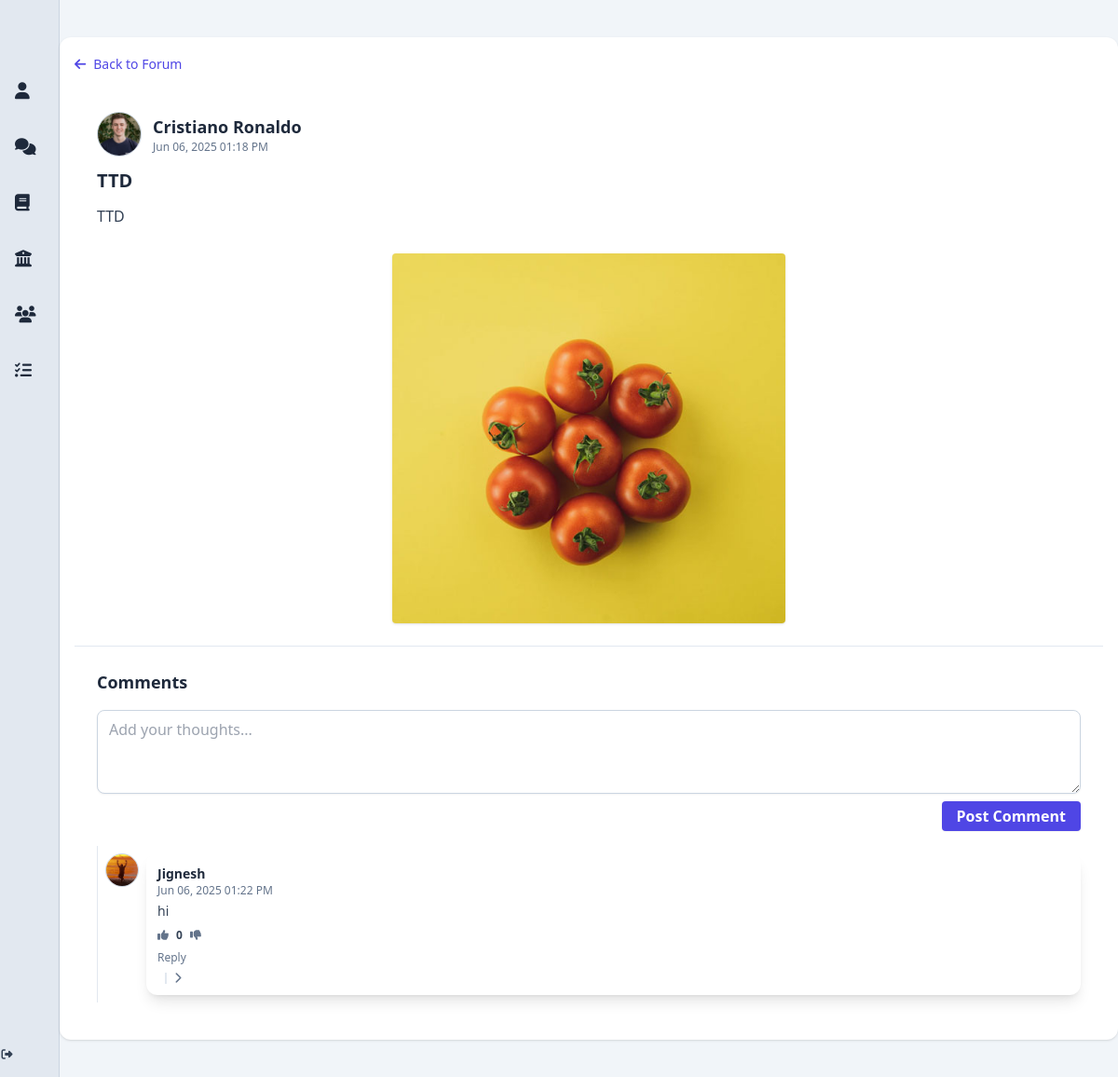
/post/1, run on the app's committed database.
### app/models.py (models this page shows, shortened)
class User(db.Model, UserMixin):
    __tablename__ = 'users'
    id = db.Column(db.Integer, primary_key=True)
    display_name = db.Column(db.String(100))
    student_number = db.Column(db.String(50), unique=True, nullable=False)
    email = db.Column(db.String(120), unique=True, nullable=False)
    password_hash = db.Column(db.String(128), nullable=False)
    bio = db.Column(db.Text)
    job_title = db.Column(db.String(100))
    phone = db.Column(db.String(20))
    university = db.Column(db.String(100))
    faculty = db.Column(db.String(100))
    major = db.Column(db.String(100))
    quote = db.Column(db.Text)
    skills = db.Column(db.Text)
    profile_picture = db.Column(db.String(255))
    cover_picture = db.Column(db.String(255))
    created_at = db.Column(db.DateTime, default=db.func.now())
    committees = db.relationship('Committee', secondary=user_committees, backref='members', lazy='dynamic')
    posts = db.relationship('Post', backref='author', cascade='all, delete-orphan', passive_deletes=True, lazy='dynamic')
    comments = db.relationship('Comment', backref='author', cascade='all, delete-orphan', passive_deletes=True, lazy='dynamic')
    liked_posts = db.relationship('Post', secondary=post_likes, backref=db.backref('likers', lazy='dynamic'))
    @property
    def skills_list(self):
        return [skill.strip() for skill in self.skills.split(',')] if self.skills else []

class Post(db.Model):
    __tablename__ = 'posts'
    id = db.Column(db.Integer, primary_key=True)
    title = db.Column(db.String(200))
    content = db.Column(db.Text, nullable=False)
    image_url = db.Column(db.String(255))
    created_at = db.Column(db.DateTime, default=db.func.now())
    user_id = db.Column(db.Integer, db.ForeignKey('users.id', ondelete='CASCADE', name='fk_posts_user_id'), nullable=False)
    committee_id = db.Column(db.Integer, db.ForeignKey('committees.id', ondelete='SET NULL', name='fk_posts_committee_id'), nullable=True)
    committee = db.relationship('Committee', backref='posts', lazy='joined')
    comments = db.relationship('Comment', backref='post', cascade='all, delete-orphan', passive_deletes=True, lazy='dynamic')

class Comment(db.Model):
    __tablename__ = 'comments'
    id = db.Column(db.Integer, primary_key=True)
    content = db.Column(db.Text, nullable=False)
    created_at = db.Column(db.DateTime, default=db.func.now())
    post_id = db.Column(db.Integer, db.ForeignKey('posts.id', ondelete='CASCADE', name='fk_comments_post_id'), nullable=False)
    user_id = db.Column(db.Integer, db.ForeignKey('users.id', ondelete='CASCADE', name='fk_comments_user_id'), nullable=False)
    parent_id = db.Column(db.Integer, db.ForeignKey('comments.id', ondelete='CASCADE', name='fk_comments_parent_id'), nullable=True)
    replies = db.relationship(
        'Comment',
        backref=db.backref('parent', remote_side=[id]),
        cascade='all, delete-orphan',
        passive_deletes=True
    )
    votes = db.relationship('CommentVote', backref='voted_comment', cascade='all, delete-orphan', passive_deletes=True, overlaps="comment_votes,voted_comment")
    @property
    def score(self):
        return sum(vote.vote for vote in self.votes)
    def user_vote(self, user_id):
        for vote in self.votes:
            if vote.user_id == user_id:
                return vote.vote
        return 0

### app/routes.py (the view)
@bp.route('/post/<int:post_id>')
def post_thread(post_id):
    post = Post.query.get_or_404(post_id)
    comments = Comment.query.filter_by(post_id=post_id, parent_id=None).all()
    comments.sort(key=lambda c: (c.score, c.created_at), reverse=True)
    return render_template('post_threadUI.html', post=post, comments=comments)

### app/templates/post_threadUI.html (shortened to what this page needs)
{% extends "base.html" %}
{% block content %}
<div class="w-full bg-slate-100 min-h-screen py-6">
  <div class="mx-auto my-4 p-4 w-full max-w-6xl bg-white rounded-xl shadow overflow-hidden">
    <div class="mb-4">
      <a href="{{ url_for('routes.post_forum') }}"
         class="inline-flex items-center gap-2 text-sm font-medium text-indigo-600 hover:text-indigo-800 transition">
        <i class="fas fa-arrow-left"></i> Back to Forum
      </a>
    </div>
    <div class="p-6 flex flex-col gap-3 border-b border-slate-200">
      <div class="flex items-center gap-3">
        <a href="{{ url_for('routes.profile', user_id=post.author.id) }}">
          <img src="{{ post.author.profile_picture or 'https://cdn-icons-png.flaticon.com/512/149/149071.png' }}"
               alt="Profile picture"
               class="w-12 h-12 rounded-full object-cover border border-slate-300" />
        </a>
        <div>
          <a href="{{ url_for('routes.profile', user_id=post.author.id) }}" class="hover:underline">
            <h3 class="text-lg font-semibold text-slate-800">{{ post.author.display_name or 'Anonymous' }}</h3>
          </a>
          <p class="text-xs text-slate-500">{{ post.created_at.strftime('%b %d, %Y %I:%M %p') }}</p>
        </div>
      </div>
      <h2 class="text-xl font-bold text-slate-800">{{ post.title or 'Untitled Post' }}</h2>
      <p class="text-slate-700 text-base">{{ post.content }}</p>
      {% if post.image_url %}
      <div class="flex justify-center mt-4">
        <img src="{{ '/' + post.image_url }}" alt="Post Image" class="w-2/5 rounded shadow" />
      </div>
      {% endif %}
    </div>
    <div class="p-6 flex flex-col gap-4">
      <h2 class="text-lg font-semibold text-slate-800">Comments</h2>
      <form id="commentForm" class="flex flex-col gap-2">
        <textarea id="commentContent" name="content" rows="3" placeholder="Add your thoughts..."
          class="w-full border border-slate-300 rounded-lg shadow-sm px-3 py-2 focus:ring focus:ring-indigo-200 focus:border-indigo-400 outline-none transition"></textarea>
        <button type="submit"
          class="self-end bg-indigo-600 hover:bg-indigo-700 text-white font-semibold px-4 py-1 rounded shadow-sm transition">Post
          Comment</button>
      </form>
      <div id="commentsContainer" class="space-y-4">
        {% macro render_comment(comment, level=0, is_reply=False) %}
        <div class="pl-{{ (level + 2) ~ '' }} py-2 border-l border-slate-200">
          <div class="flex gap-2 items-start">
            <a href="{{ url_for('routes.profile', user_id=comment.author.id) }}">
              <img src="{{ comment.author.profile_picture or 'https://cdn-icons-png.flaticon.com/512/149/149071.png' }}"
                   alt="Profile picture"
                   class="w-9 h-9 rounded-full object-cover border border-slate-300 shrink-0" />
            </a>
            <div class="flex-1 rounded-xl p-3 transition {{ level == 0 and 'bg-white shadow-lg hover:shadow-2xl' or 'bg-white shadow hover:shadow-md' }}">
              <a href="{{ url_for('routes.profile', user_id=comment.author.id) }}" class="hover:underline">
                <h4 class="text-sm font-semibold text-slate-800">{{ comment.author.display_name or 'Anonymous' }}</h4>
              </a>
              <p class="text-xs text-slate-500">{{ comment.created_at.strftime('%b %d, %Y %I:%M %p') }}</p>
              <p class="text-slate-700 text-sm mt-1">
                {{ comment.content }}
              </p>
              <div class="flex gap-2 items-center mt-2 text-xs">
                <button id="upvote-{{ comment.id }}"
                        onclick="voteComment({{ comment.id }}, 1)"
                        class="transition text-xs {% if comment.user_vote(current_user.id) == 1 %}text-green-600{% else %}text-slate-500{% endif %}">
                  <i class="fas fa-thumbs-up text-xs"></i>
                </button>
                <span id="comment-score-{{ comment.id }}" class="font-semibold text-slate-700">{{ comment.score }}</span>
                <button id="downvote-{{ comment.id }}"
                        onclick="voteComment({{ comment.id }}, -1)"
                        class="transition text-xs {% if comment.user_vote(current_user.id) == -1 %}text-red-600{% else %}text-slate-500{% endif %}">
                  <i class="fas fa-thumbs-down text-xs"></i>
                </button>
              </div>
              <div class="flex justify-between items-center mt-2 text-xs text-slate-500">
                <button onclick="toggleReplyForm(this)" class="hover:text-indigo-600 transition">Reply</button>
              </div>
              {% if comment.replies %}
              <div class="ml-2 mt-2 border-l-2 border-slate-200 pl-2">
                <button class="toggle-replies-btn text-xs text-slate-500 hover:text-indigo-600 flex items-center gap-1 transition"
                  onclick="toggleReplies(this)">
                  <i class="fas fa-chevron-right transition-transform"></i>
                </button>
              </div>
              {% endif %}
            </div>
          </div>
        </div>
        {% endmacro %}
        {% for comment in comments %}
        {{ render_comment(comment) }}
        {% endfor %}
      </div>
    </div>
  </div>
</div>
  {% endblock %}

### data on the page
User: author (picture), author "Cristiano Ronaldo"
Post: created_at "Jun 06, 2025 01:18 PM", title "TTD", content "TTD", image_url (picture)
Comment: author (picture), author "Jignesh", created_at "Jun 06, 2025 01:22 PM", content "hi", score "0"
